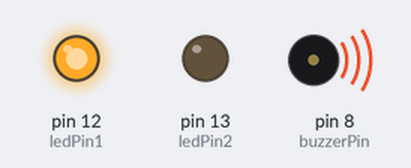
Bench run of a sketch on a simulated Arduino Uno, built with avr-gcc and run on an emulated ATmega328P. On the bench: output pins drawn as LEDs (lit = HIGH), buzzer (waves = sounding).

Above: at 0.2 s.
At 4.2 s:
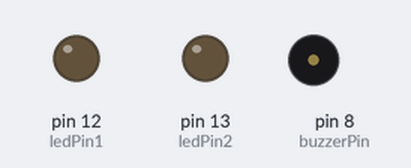
At 28.3 s:
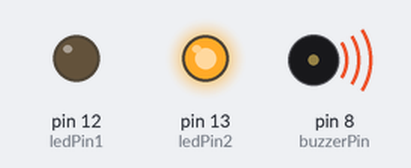
Timing chart, 0 to 38.8 s (numbered marks = the images above):
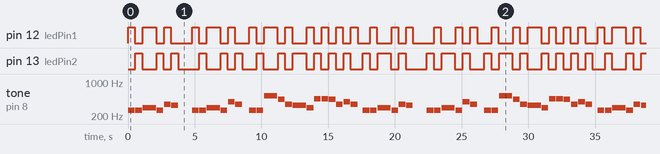

Measured:
- by itself, pin 12 (ledPin1), pin 13 (ledPin2): moves between LOW and HIGH, repeating every 33.8 s
- by itself, tone on pin 8 (buzzerPin): plays 261 Hz for 0.50 s, 261 Hz for 0.50 s, 294 Hz for 1.0 s, 261 Hz for 0.50 s, 349 Hz for 0.50 s, 329 Hz for 0.50 s … (184 notes in this stretch)

The sketch:

arduino05_0011.ino
```cpp
// Codigo Ejemplo
const int c = 261;
const int d = 294;
const int e = 329;
const int f = 349;
const int g = 391;
const int gS = 415;
const int a = 440;
const int aS = 455;
const int b = 466;
const int cH = 523;
const int cSH = 554;
const int dH = 587;
const int dSH = 622;
const int eH = 659;
const int fH = 698;
const int fSH = 740;
const int gH = 784;
const int gSH = 830;
const int aH = 880;

const int buzzerPin = 8;
const int ledPin1 = 12;
const int ledPin2 = 13;

int counter = 0;

void setup()
{
  //Setup pin modes
  pinMode(buzzerPin, OUTPUT);
  pinMode(ledPin1, OUTPUT);
  pinMode(ledPin2, OUTPUT);
}

void loop()
{

  //Play first section
  firstSection();

  //Play second section
  secondSection();

}

void beep(int note, int duration)
{
  //Play tone on buzzerPin
  tone(buzzerPin, note, duration);

  //Play different LED depending on value of 'counter'
  if(counter % 2 == 0)
  {
    digitalWrite(ledPin1, HIGH);
    delay(duration);
    digitalWrite(ledPin1, LOW);
  }else
  {
    digitalWrite(ledPin2, HIGH);
    delay(duration);
    digitalWrite(ledPin2, LOW);
  }

  //Stop tone on buzzerPin
  noTone(buzzerPin);

  delay(50);

  //Increment counter
  counter++;
}

void firstSection()
{
  beep(c, 500);
  beep(c, 500);
  beep(d, 1000);
  beep(c, 500);
  beep(f, 500);
  beep(e, 500);
  delay(1000);
  beep(c, 500);
  beep(c, 500);
  beep(d, 1000);
  beep(c, 500);
  beep(g, 500);
  beep(f, 500);
  delay(500);
}

void secondSection()
{
  beep(c, 500);
  beep(c, 500);
  beep(cH, 1000);
  beep(a, 500);
  beep(f, 500);
  beep(e, 1000);
  beep(d, 500);
  beep(aS, 500);
  beep(aS, 500);
  beep(a, 500);
  beep(f, 500);
  beep(g, 500);
  beep(f, 500);
  delay(350);
}
```
